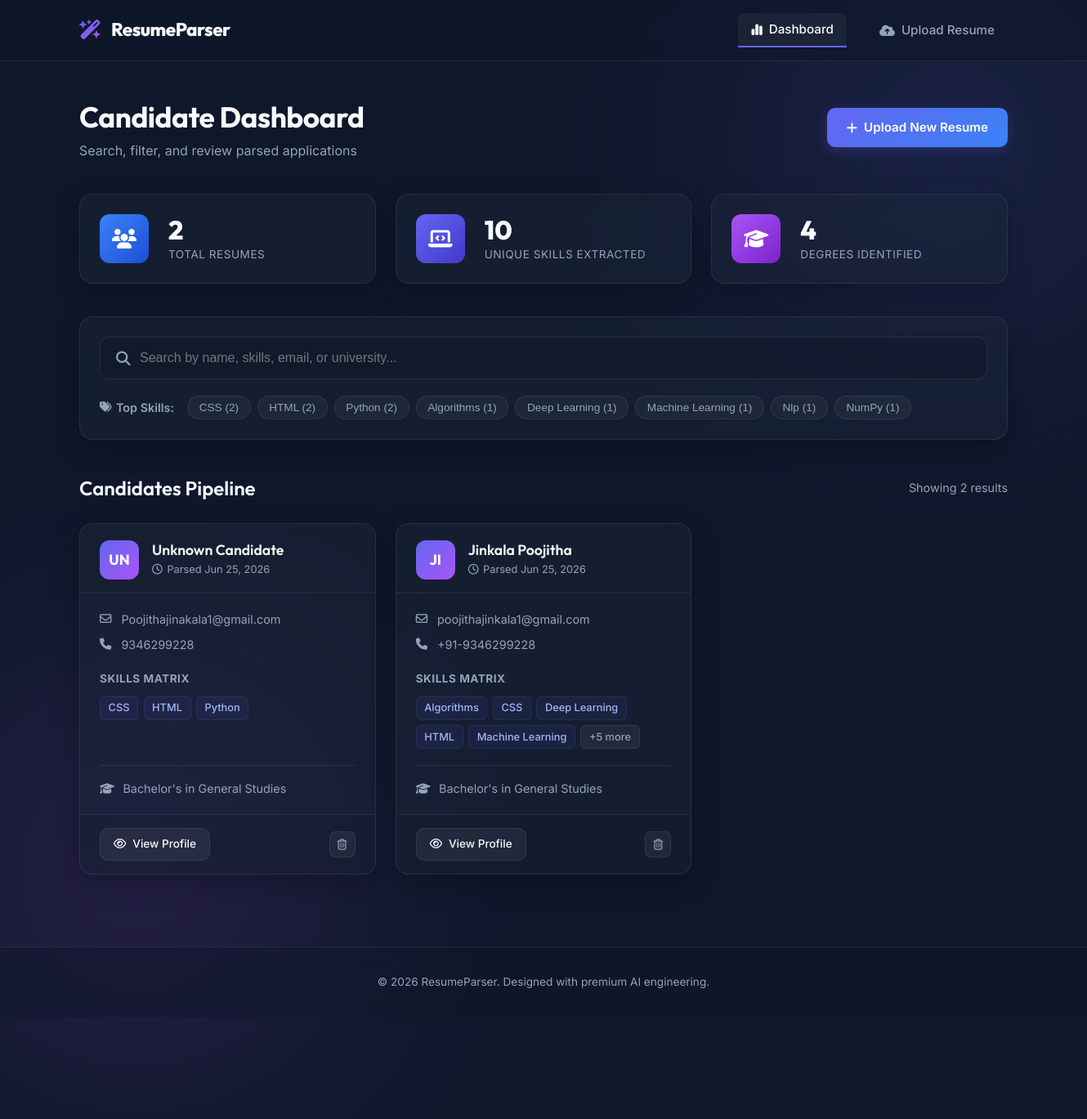
The page / on the database its author committed.
### models.py (models this page shows, shortened)
class Skill(Base):
    __tablename__ = 'skills'
    id = Column(Integer, primary_key=True)
    candidate_id = Column(Integer, ForeignKey('candidates.id'), nullable=False)
    name = Column(String(100), nullable=False)
    candidate = relationship("Candidate", back_populates="skills")

class Candidate(Base):
    __tablename__ = 'candidates'
    id = Column(Integer, primary_key=True)
    name = Column(String(150), nullable=True)
    email = Column(String(150), nullable=True)
    phone = Column(String(50), nullable=True)
    summary = Column(Text, nullable=True)
    raw_text = Column(Text, nullable=True)
    created_at = Column(DateTime, default=datetime.datetime.utcnow)
    skills = relationship("Skill", back_populates="candidate", cascade="all, delete-orphan")
    education = relationship("Education", back_populates="candidate", cascade="all, delete-orphan")
    experience = relationship("WorkExperience", back_populates="candidate", cascade="all, delete-orphan")

class Education(Base):
    __tablename__ = 'education'
    id = Column(Integer, primary_key=True)
    candidate_id = Column(Integer, ForeignKey('candidates.id'), nullable=False)
    degree = Column(String(150), nullable=True)
    institution = Column(String(200), nullable=True)
    field_of_study = Column(String(200), nullable=True)
    start_year = Column(String(10), nullable=True)
    end_year = Column(String(10), nullable=True)
    candidate = relationship("Candidate", back_populates="education")

### app.py (the view)
@app.route('/')
def index():
    candidates = db_session.query(Candidate).order_by(Candidate.created_at.desc()).all()
    return render_template('index.html', candidates=candidates)

### templates/index.html (shortened to what this page needs)
{% extends 'base.html' %}
{% block content %}
<div class="dashboard-container">
    <div class="dashboard-title-row">
        <div>
            <h1>Candidate Dashboard</h1>
            <p class="subtitle">Search, filter, and review parsed applications</p>
        </div>
        <a href="{{ url_for('upload_file') }}" class="btn-primary">
            <i class="fa-solid fa-plus"></i> Upload New Resume
        </a>
    </div>
    <div class="stats-grid">
        <div class="stat-card glass-card">
            <div class="stat-icon bg-blue"><i class="fa-solid fa-users"></i></div>
            <div class="stat-details">
                <span class="stat-num" id="stat-total-resumes">{{ candidates|length }}</span>
                <span class="stat-label">Total Resumes</span>
            </div>
        </div>
        <div class="stat-card glass-card">
            <div class="stat-icon bg-indigo"><i class="fa-solid fa-laptop-code"></i></div>
            <div class="stat-details">
                <span class="stat-num" id="stat-skills-count">
                    {% set all_skills = [] %}
                    {% for c in candidates %}
                        {% for s in c.skills %}
                            {% if s.name not in all_skills %}
                                {% set _ = all_skills.append(s.name) %}
                            {% endif %}
                        {% endfor %}
                    {% endfor %}
                    {{ all_skills|length }}
                </span>
                <span class="stat-label">Unique Skills Extracted</span>
            </div>
        </div>
        <div class="stat-card glass-card">
            <div class="stat-icon bg-purple"><i class="fa-solid fa-graduation-cap"></i></div>
            <div class="stat-details">
                <span class="stat-num" id="stat-degrees-count">
                    {% set all_degrees = [] %}
                    {% for c in candidates %}
                        {% for edu in c.education %}
                            {% if edu.degree and edu.degree not in all_degrees %}
                                {% set _ = all_degrees.append(edu.degree) %}
                            {% endif %}
                        {% endfor %}
                    {% endfor %}
                    {{ all_degrees|length }}
                </span>
                <span class="stat-label">Degrees Identified</span>
            </div>
        </div>
    </div>
    <div class="search-filter-card glass-card">
        <div class="search-bar-container">
            <i class="fa-solid fa-magnifying-glass search-icon"></i>
            <input type="text" id="search-input" placeholder="Search by name, skills, email, or university..." autocomplete="off">
        </div>
        <div class="skills-filter-row">
            <span class="filter-title"><i class="fa-solid fa-tags"></i> Top Skills:</span>
            <div class="filter-pills" id="top-skills-pills">
                {% set top_skills = [] %}
                {% set skill_counts = {} %}
                {% for c in candidates %}
                    {% for s in c.skills %}
                        {% if s.name in skill_counts %}
                            {% set _ = skill_counts.update({s.name: skill_counts[s.name] + 1}) %}
                        {% else %}
                            {% set _ = skill_counts.update({s.name: 1}) %}
                        {% endif %}
                    {% endfor %}
                {% endfor %}
                {% for skill_name, count in skill_counts.items()|sort(attribute='1', reverse=True) %}
                    {% if loop.index <= 8 %}
                        <button class="filter-pill" data-skill="{{ skill_name }}">{{ skill_name }} ({{ count }})</button>
                    {% endif %}
                {% endfor %}
            </div>
        </div>
    </div>
    <div class="candidates-section">
        <div class="section-header">
            <h2>Candidates Pipeline</h2>
            <span class="results-indicator" id="results-count">Showing {{ candidates|length }} results</span>
        </div>
        {% if not candidates %}
        <div class="empty-state glass-card">
            <div class="empty-icon"><i class="fa-solid fa-folder-open"></i></div>
            <h3>No Resumes Found</h3>
            <p>You haven't uploaded any resumes yet. Start building your database now!</p>
            <a href="{{ url_for('upload_file') }}" class="btn-primary">
                <i class="fa-solid fa-cloud-arrow-up"></i> Upload Resume
            </a>
        </div>
        {% else %}
        <div class="candidates-grid" id="candidates-grid">
            {% for candidate in candidates %}
            <div class="candidate-card glass-card" data-id="{{ candidate.id }}" data-searchable="{{ candidate.name }} {{ candidate.email }} {{ candidate.phone }} {% for s in candidate.skills %}{{ s.name }} {% endfor %} {% for edu in candidate.education %}{{ edu.institution }} {{ edu.degree }} {{ edu.field_of_study }} {% endfor %}">
                <div class="card-header">
                    <div class="avatar">
                        {{ candidate.name[:2]|upper if candidate.name else 'UN' }}
                    </div>
                    <div class="meta">
                        <h3>{{ candidate.name or 'Unknown Candidate' }}</h3>
                        <span class="date"><i class="fa-regular fa-clock"></i> Parsed {{ candidate.created_at.strftime('%b %d, %Y') }}</span>
                    </div>
                </div>
                <div class="card-body">
                    <div class="contact-details">
                        <div class="contact-item">
                            <i class="fa-regular fa-envelope"></i>
                            <span class="text-truncate">{{ candidate.email or 'N/A' }}</span>
                        </div>
                        <div class="contact-item">
                            <i class="fa-solid fa-phone"></i>
                            <span>{{ candidate.phone or 'N/A' }}</span>
                        </div>
                    </div>
                    <div class="skills-section">
                        <h4>Skills Matrix</h4>
                        <div class="skills-container">
                            {% if candidate.skills %}
                                {% for skill in candidate.skills[:5] %}
                                    <span class="skill-badge">{{ skill.name }}</span>
                                {% endfor %}
                                {% if candidate.skills|length > 5 %}
                                    <span class="skill-badge count-badge">+{{ candidate.skills|length - 5 }} more</span>
                                {% endif %}
                            {% else %}
                                <span class="no-skills-msg">No skills identified.</span>
                            {% endif %}
                        </div>
                    </div>
                    <div class="education-snippet">
                        <i class="fa-solid fa-graduation-cap"></i>
                        <span>
                            {% if candidate.education %}
                                {{ candidate.education[0].degree }} in {{ candidate.education[0].field_of_study }}
                            {% else %}
                                Education not found
                            {% endif %}
                        </span>
                    </div>
                </div>
                <div class="card-footer">
                    <a href="{{ url_for('view_resume', candidate_id=candidate.id) }}" class="btn-secondary">
                        <i class="fa-regular fa-eye"></i> View Profile
                    </a>
                    <button class="btn-icon btn-delete" onclick="confirmDeleteCandidate({{ candidate.id }}, event)">
                        <i class="fa-regular fa-trash-can"></i>
                    </button>
                </div>
            </div>
            {% endfor %}
        </div>
        {% endif %}
    </div>
</div>
{% endblock %}

### templates/base.html (shortened to what this page needs)
<!DOCTYPE html>
<html lang="en">
<head>
    <link rel="stylesheet" href="https://cdnjs.cloudflare.com/ajax/libs/font-awesome/6.4.0/css/all.min.css">
    <link rel="stylesheet" href="{{ url_for('static', filename='css/styles.css') }}">
</head>
<body>
    <div class="app-container">
        <div class="glow glow-1"></div>
        <div class="glow glow-2"></div>
        <header class="glass-header">
            <div class="header-content">
                <a href="{{ url_for('index') }}" class="logo">
                    <span class="logo-icon"><i class="fa-solid fa-wand-magic-sparkles"></i></span>
                    <span class="logo-text">Resume<span>Parser</span></span>
                </a>
                <nav class="nav-links">
                    <a href="{{ url_for('index') }}" class="nav-item {% if request.endpoint == 'index' %}active{% endif %}">
                        <i class="fa-solid fa-chart-simple"></i> Dashboard
                    </a>
                    <a href="{{ url_for('upload_file') }}" class="nav-item {% if request.endpoint == 'upload_file' %}active{% endif %}">
                        <i class="fa-solid fa-cloud-arrow-up"></i> Upload Resume
                    </a>
                </nav>
            </div>
        </header>
        <main class="main-content">
            {% block content %}{% endblock %}
        </main>
        <footer class="glass-footer">
            <p>&copy; 2026 ResumeParser. Designed with premium AI engineering.</p>
        </footer>
    </div>
</body>
</html>

### rows shown on the page
Skill: name "CSS", candidate "2"
Skill: name "HTML", candidate "2"
Skill: name "Python", candidate "2"
Skill: name "Algorithms", count "1"
Skill: name "Deep Learning", candidate "1"
Skill: name "Machine Learning", candidate "1"
Skill: name "Nlp", candidate "1"
Skill: name "NumPy", candidate "1"
Candidate: name "UN", name "Unknown Candidate", created_at "Jun 25, 2026", email "Poojithajinakala1@gmail.com", phone "9346299228", degree "Bachelor's", field_of_study "General Studies"
Candidate: name "JI", name "Jinkala Poojitha", created_at "Jun 25, 2026", email "poojithajinkala1@gmail.com", phone "+91-9346299228", skills|length "5", degree "Bachelor's", field_of_study "General Studies"
Skill: name "CSS"
Skill: name "HTML"

### other values the page prints
{{ candidates|length }} "2"
{{ all_skills|length }} "10"
{{ all_degrees|length }} "4"
